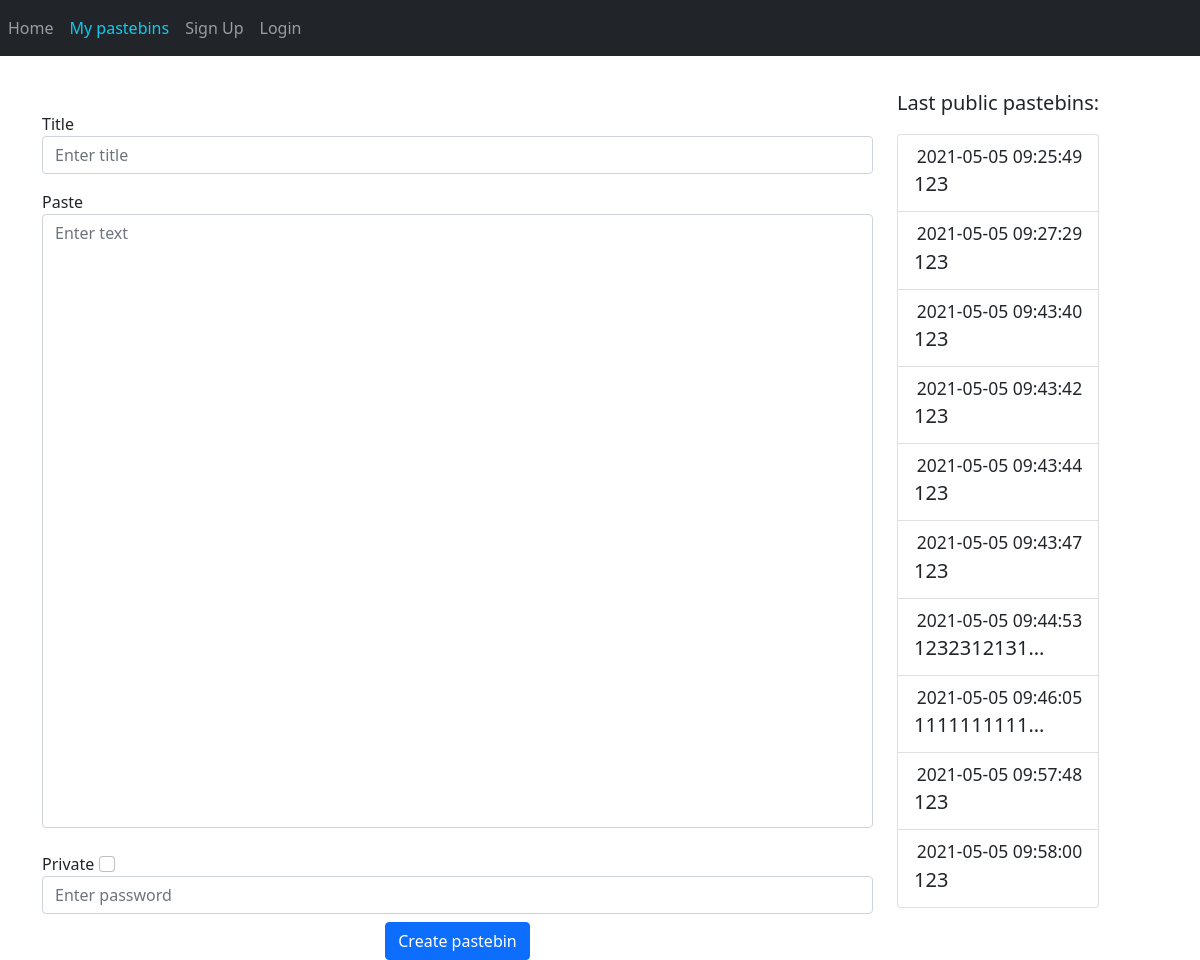
Before: / with the older database file.
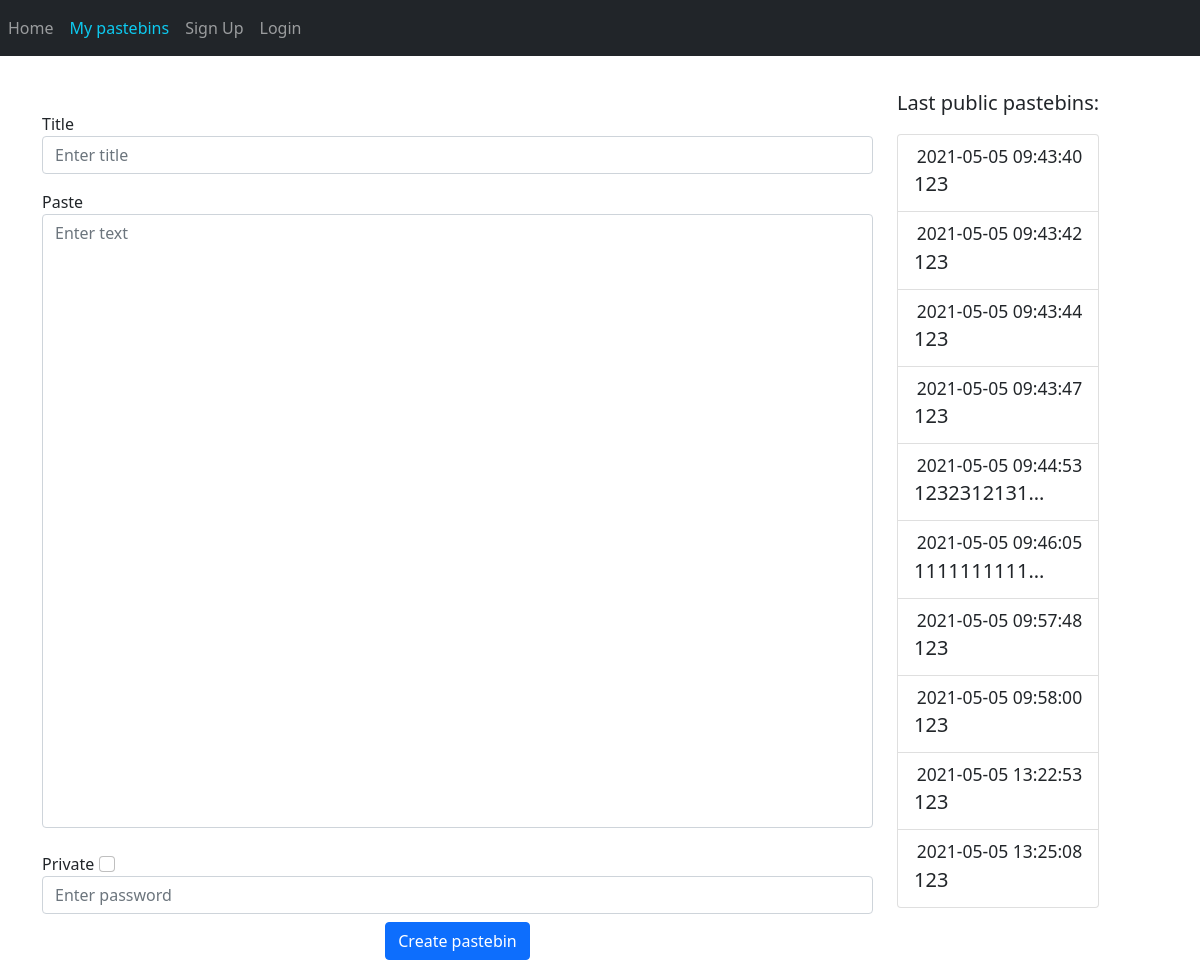
After: the same page with the newer database file.
### web/models.py (models this page shows)
class Pastebin(db.Model):
    id = db.Column(db.Integer, primary_key=True)
    title = db.Column(db.String(150))
    content = db.Column(db.String(6000000))
    link = db.Column(db.String(150), unique=True)
    date = db.Column(db.DateTime(timezone=True), default=func.now())
    password = db.Column(db.String(150))
    user_id = db.Column(db.Integer, db.ForeignKey("user.id"))

### web/blueprints/views.py (the view, shortened to what this page needs)
@views.route("/", methods=["GET", "POST"])
def home():
   return render_template("home.html", user=current_user, public_pastebins=get_public_pastebins())

### web/blueprints/views.py (called while the page is built)
def get_public_pastebins():
   pastebins = Pastebin.query.filter_by(password=None).all()[-10:]
   return pastebins

### web/templates/home.html (shortened to what this page needs)
{% extends "base.html" %}
{% block content%}
<div class="row">
  <div class="col-9">
    <form method="POST">
      <div class="form-group mt-5">
        <label for="title">Title</label>
        <input type="text" class="form-control" id="title" name="title" placeholder="Enter title" />
      </div>
      <label for="pastebin" class="mt-3">Paste</label>
      <textarea rows=25 style="height:100%" name="pastebin" id="pastebin" class="form-control" placeholder="Enter text"></textarea>
      <br />
      <label for="private">Private</label>
      <input class="form-check-input" type="checkbox" id="private" name="private" value="True">
      <input type="password" class="form-control" id="password" name="password" placeholder="Enter password" />
      <div align="center">
        <button type="submit" class="btn btn-primary mt-2">Create pastebin</button>
      </div>
    </form>
  </div>
  <div class="col mt-4">
    <label for="list-group" class="lead">Last public pastebins:</p>
    <div class="list-group">
   {% for pastebin in public_pastebins %}
   <a href="{{pastebin.link}}" class="list-group-item list-group-item-action">
    <div class="d-flex w-100 justify-content-between">
      <small>{{ pastebin.date.replace(microsecond=0) }}</small>
    </div>
    <p class="mb-1"><b>{{ pastebin.title if pastebin.title|length < 10 else pastebin.title[:10] + "..."}}</b></p>
  </a>
   {% endfor %}
    </div>
</div>
</div>
{% endblock %}

Changed rows visible on the page:
no longer on this page (row unchanged): Pastebin: date.replace "2021-05-05 09:25:49", title "123"
no longer on this page (row unchanged): Pastebin: date.replace "2021-05-05 09:27:29", title "123"
added Pastebin: date.replace "2021-05-05 13:22:53", title "123"
added Pastebin: date.replace "2021-05-05 13:25:08", title "123"
